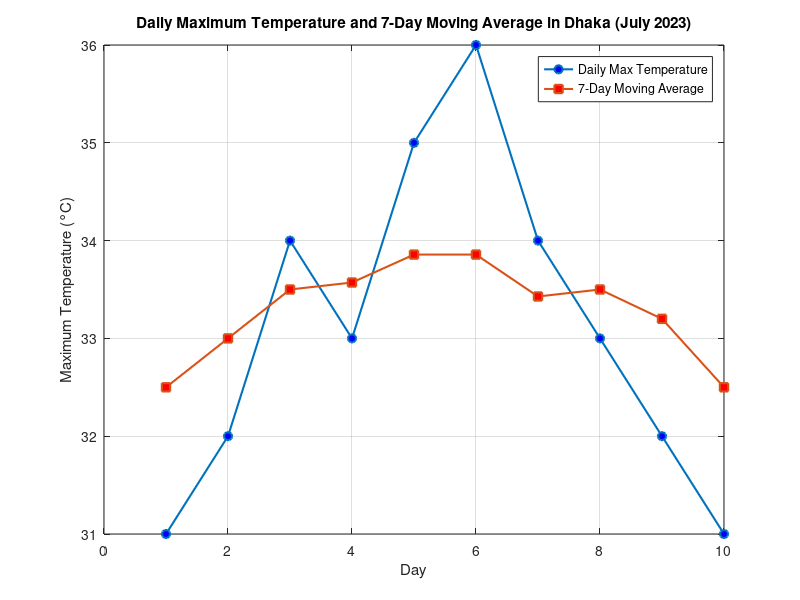

This chart was generated by the following MATLAB code:
clc
close all
clear all

Day = [1 2 3 4 5 6 7 8 9 10];
Max_Temp = [31 32 34 33 35 36 34 33 32 31];


Moving_Avg = movmean(Max_Temp, 7);

figure;
plot(Day, Max_Temp, '-o', 'LineWidth', 1.5, 'MarkerFaceColor', 'b');
hold on;
plot(Day, Moving_Avg, '-s', 'LineWidth', 1.5, 'MarkerFaceColor', 'r');
hold off;


title('Daily Maximum Temperature and 7-Day Moving Average in Dhaka (July 2023)');
xlabel('Day');
ylabel('Maximum Temperature (°C)');
legend('Daily Max Temperature', '7-Day Moving Average', 'Location', 'best');
grid on;
